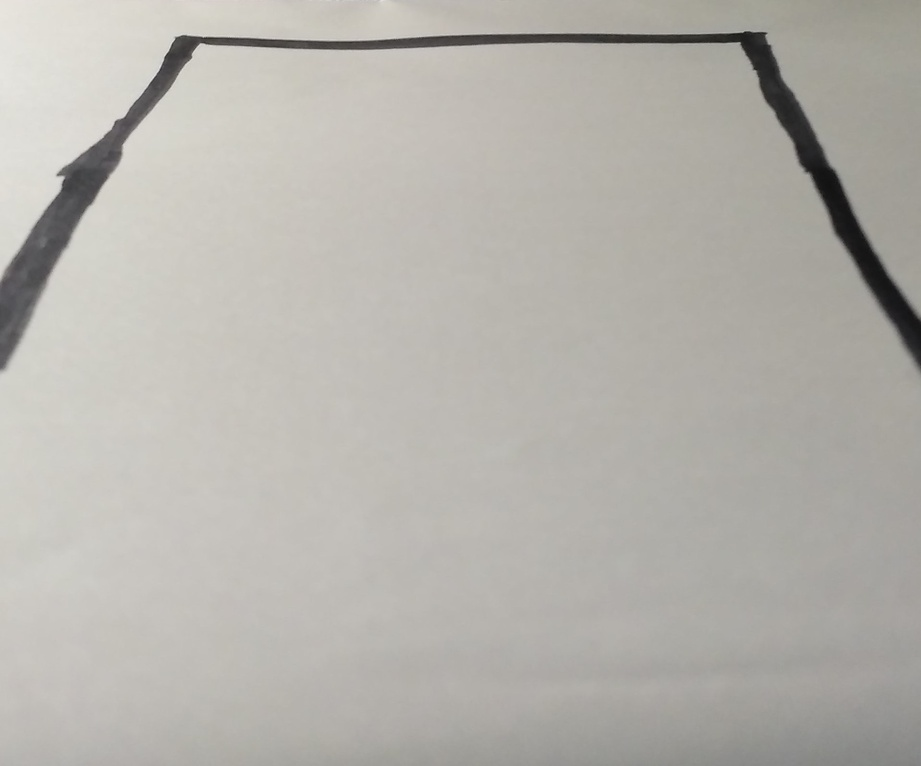
//> input picture stimulate.jpg, 921 x 766 px, shrunk from 1917 x 1593 before the run
$ ./opencvTest   (built with g++ and OpenCV 4)
//> lines starting //> are read from the running program, lines starting //| are printed output that depends on the picture
//-----------------------------------【程序说明】----------------------------------------------
//		程序名称:：《【OpenCV入门教程之十二】OpenCV边缘检测：Canny算子,Sobel算子,Laplace算子,Scharr滤波器合辑合辑》 博文配套源码
//		开发所用IDE版本：Visual Studio 2010
//   	<span style="white-space:pre">	</span>开发所用OpenCV版本：	2.4.9
//		2014年5月11日 Create by 浅墨
//		浅墨的微博：@浅墨_毛星云 http://weibo.com/1723155442/profile?topnav=1&wvr=5&user=1
//		浅墨的知乎：http://www.zhihu.com/people/mao-xing-yun
//		浅墨的豆瓣：http://www.douban.com/people/53426472/
//----------------------------------------------------------------------------------------------


//-----------------------------------【头文件包含部分】---------------------------------------
//		描述：包含程序所依赖的头文件
//----------------------------------------------------------------------------------------------
#include <opencv2/highgui/highgui.hpp>
#include <opencv2/imgproc/imgproc.hpp>

//-----------------------------------【命名空间声明部分】--------------------------------------
//		描述：包含程序所使用的命名空间
//-----------------------------------------------------------------------------------------------
using namespace cv;


//-----------------------------------【全局变量声明部分】--------------------------------------
//		描述：全局变量声明
//-----------------------------------------------------------------------------------------------
//原图，原图的灰度版，目标图
Mat g_srcImage, g_srcGrayImage,g_dstImage;

//Canny边缘检测相关变量
Mat g_cannyDetectedEdges;
int g_cannyLowThreshold=1;//TrackBar位置参数

//Sobel边缘检测相关变量
Mat g_sobelGradient_X, g_sobelGradient_Y;
Mat g_sobelAbsGradient_X, g_sobelAbsGradient_Y;
int g_sobelKernelSize=1;//TrackBar位置参数

//Scharr滤波器相关变量
Mat g_scharrGradient_X, g_scharrGradient_Y;
Mat g_scharrAbsGradient_X, g_scharrAbsGradient_Y;


//-----------------------------------【全局函数声明部分】--------------------------------------
//		描述：全局函数声明
//-----------------------------------------------------------------------------------------------
static void ShowHelpText( );
static void on_Canny(int, void*);//Canny边缘检测窗口滚动条的回调函数
static void on_Sobel(int, void*);//Sobel边缘检测窗口滚动条的回调函数
void Scharr( );//封装了Scharr边缘检测相关代码的函数


//-----------------------------------【main( )函数】--------------------------------------------
//		描述：控制台应用程序的入口函数，我们的程序从这里开始
//-----------------------------------------------------------------------------------------------
int main( int argc, char** argv )
{
    //改变console字体颜色
    system("color 2F");

    //显示欢迎语
    ShowHelpText();

    //载入原图
    g_srcImage = imread("stimulate.jpg");
//> g_srcImage is the input picture: 766 rows x 921 cols, CV_8UC3; mean B, G, R 172.7, 178.6, 181.1
    if( !g_srcImage.data ) { printf("Oh，no，读取srcImage错误~！ \n"); return false; }

    //显示原始图
    namedWindow("【原始图】");
    imshow("【原始图】", g_srcImage);

    // 创建与src同类型和大小的矩阵(dst)
    g_dstImage.create( g_srcImage.size(), g_srcImage.type() );

    // 将原图像转换为灰度图像
    cvtColor( g_srcImage, g_srcGrayImage, CV_BGR2GRAY );

    // 创建显示窗口
    namedWindow( "【效果图】Canny边缘检测", CV_WINDOW_AUTOSIZE );
    namedWindow( "【效果图】Sobel边缘检测", CV_WINDOW_AUTOSIZE );

    // 创建trackbar
    createTrackbar( "参数值：", "【效果图】Canny边缘检测", &g_cannyLowThreshold, 120, on_Canny );
    createTrackbar( "参数值：", "【效果图】Sobel边缘检测", &g_sobelKernelSize, 3, on_Sobel );

    // 调用回调函数
    on_Canny(0, 0);
    on_Sobel(0, 0);

    //调用封装了Scharr边缘检测代码的函数
    Scharr( );

    //轮询获取按键信息，若按下Q，程序退出
    while((char(waitKey(1)) != 'q')) {}

    return 0;
}


//-----------------------------------【ShowHelpText( )函数】----------------------------------
//		描述：输出一些帮助信息
//----------------------------------------------------------------------------------------------
static void ShowHelpText()
{
    //输出一些帮助信息
    printf( "\n\n\t嗯。运行成功，请调整滚动条观察图像效果~\n\n"
                    "\t按下“q”键时，程序退出~!\n"
                    "\n\n\t\t\t\t by浅墨"	);
}


//-----------------------------------【on_Canny( )函数】----------------------------------
//		描述：Canny边缘检测窗口滚动条的回调函数
//-----------------------------------------------------------------------------------------------
void on_Canny(int, void*)
{
    // 先使用 3x3内核来降噪
    blur( g_srcGrayImage, g_cannyDetectedEdges, Size(3,3) );

    // 运行我们的Canny算子
    Canny( g_cannyDetectedEdges, g_cannyDetectedEdges, g_cannyLowThreshold, g_cannyLowThreshold*3, 3 );
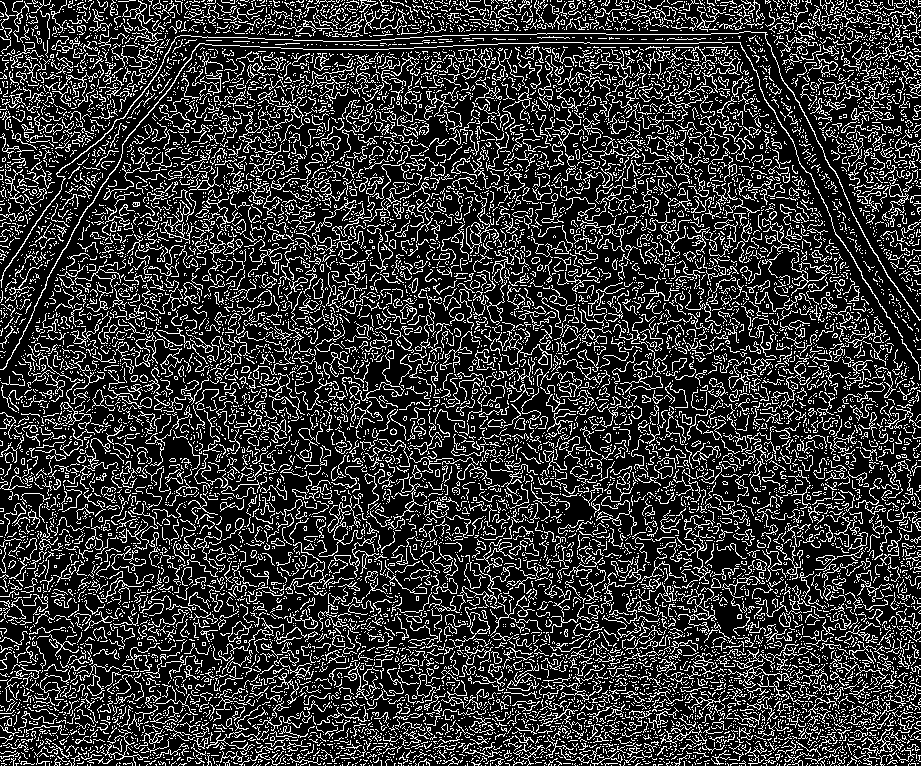
//> g_cannyDetectedEdges: 766 rows x 921 cols, CV_8UC1; 20.9% white in thin lines or dots

    //先将g_dstImage内的所有元素设置为0
    g_dstImage = Scalar::all(0);

    //使用Canny算子输出的边缘图g_cannyDetectedEdges作为掩码，来将原图g_srcImage拷到目标图g_dstImage中
    g_srcImage.copyTo( g_dstImage, g_cannyDetectedEdges);
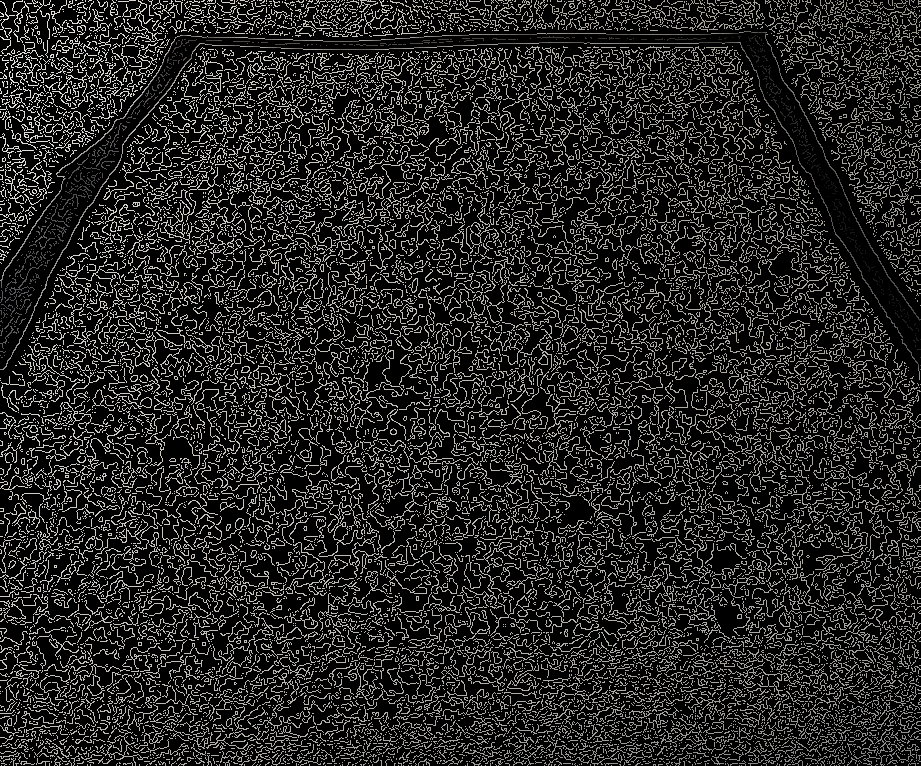
//> g_dstImage: 766 rows x 921 cols, CV_8UC3; mean B, G, R 36.2, 37.5, 38

    //显示效果图
    imshow( "【效果图】Canny边缘检测", g_dstImage );
}


//-----------------------------------【on_Sobel( )函数】----------------------------------
//		描述：Sobel边缘检测窗口滚动条的回调函数
//-----------------------------------------------------------------------------------------
void on_Sobel(int, void*)
{
    // 求 X方向梯度
    Sobel( g_srcImage, g_sobelGradient_X, CV_16S, 1, 0, (2*g_sobelKernelSize+1), 1, 1, BORDER_DEFAULT );
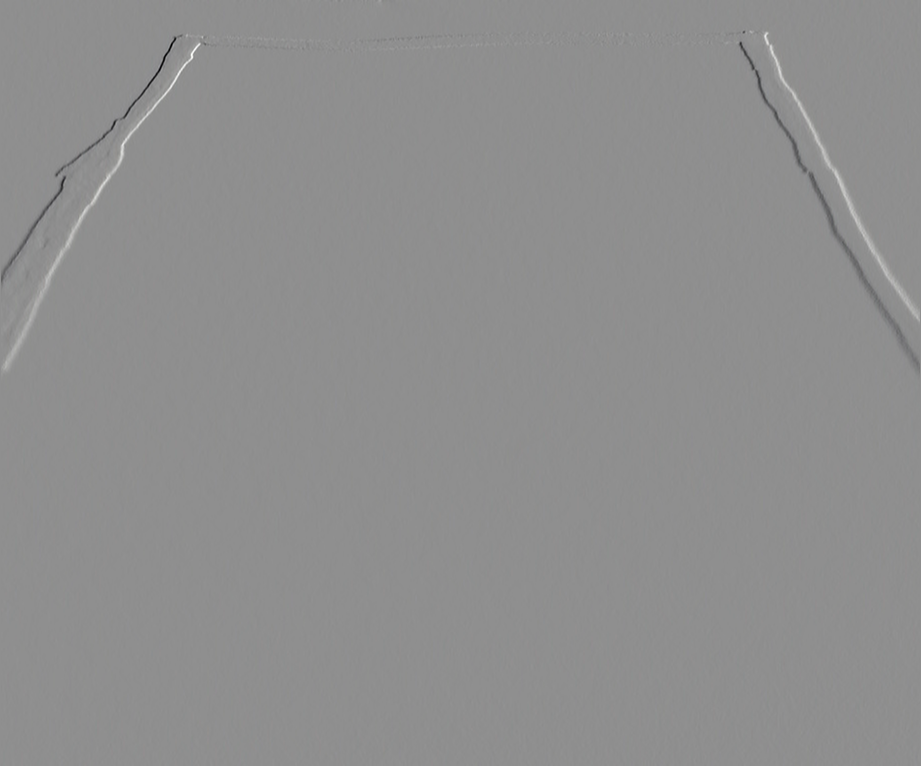
//> g_sobelGradient_X: 766 rows x 921 cols, CV_16SC3; mean B, G, R 0.6, 0.6, 0.6; drawn with min black and max white
    convertScaleAbs( g_sobelGradient_X, g_sobelAbsGradient_X );//计算绝对值，并将结果转换成8位
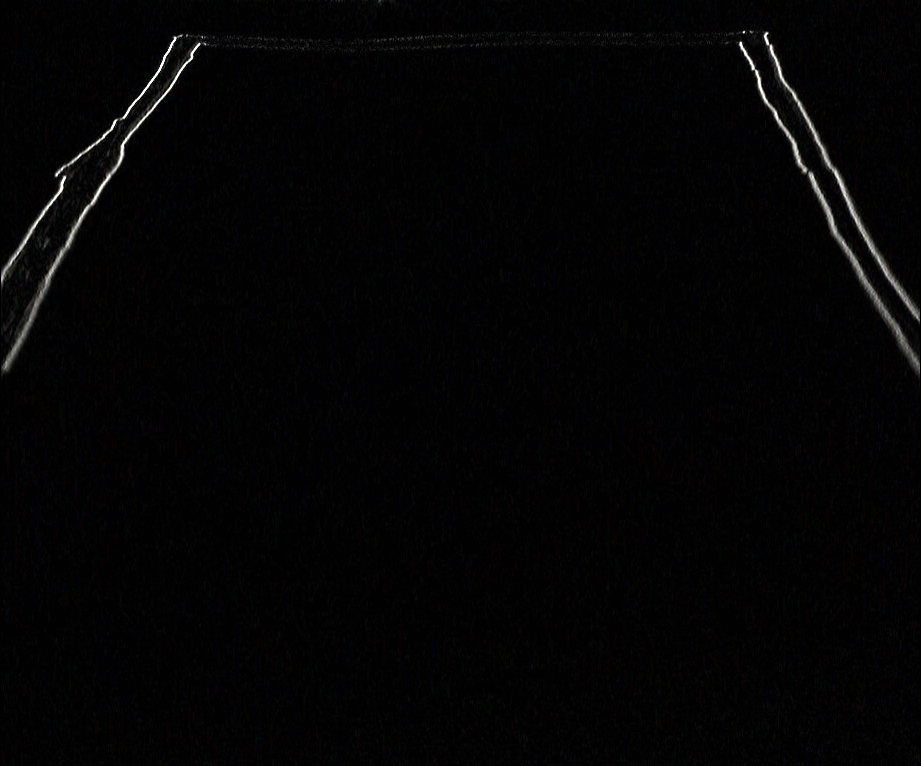
//> g_sobelAbsGradient_X: 766 rows x 921 cols, CV_8UC3; mean B, G, R 4, 3.9, 4

    // 求Y方向梯度
    Sobel( g_srcImage, g_sobelGradient_Y, CV_16S, 0, 1, (2*g_sobelKernelSize+1), 1, 1, BORDER_DEFAULT );
    convertScaleAbs( g_sobelGradient_Y, g_sobelAbsGradient_Y );//计算绝对值，并将结果转换成8位

    // 合并梯度
    addWeighted( g_sobelAbsGradient_X, 0.5, g_sobelAbsGradient_Y, 0.5, 0, g_dstImage );

    //显示效果图
    imshow("【效果图】Sobel边缘检测", g_dstImage);

}


//-----------------------------------【Scharr( )函数】----------------------------------
//		描述：封装了Scharr边缘检测相关代码的函数
//-----------------------------------------------------------------------------------------
void Scharr( )
{
    // 求 X方向梯度
    Scharr( g_srcImage, g_scharrGradient_X, CV_16S, 1, 0, 1, 0, BORDER_DEFAULT );
    convertScaleAbs( g_scharrGradient_X, g_scharrAbsGradient_X );//计算绝对值，并将结果转换成8位
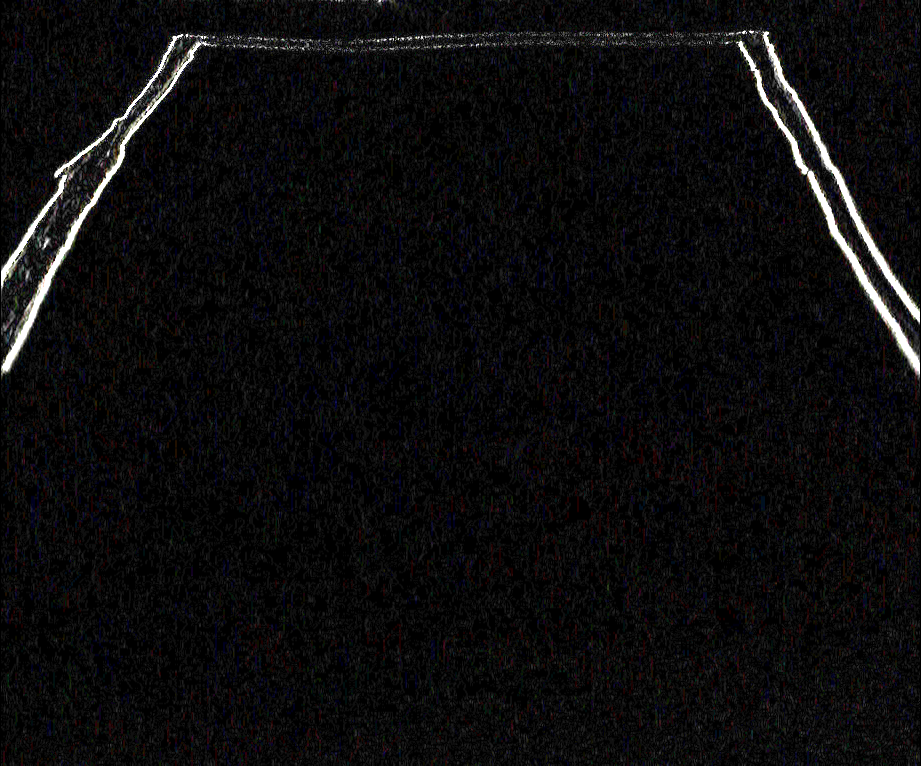
//> g_scharrAbsGradient_X: 766 rows x 921 cols, CV_8UC3; mean B, G, R 12.5, 11.8, 12.3

    // 求Y方向梯度
    Scharr( g_srcImage, g_scharrGradient_Y, CV_16S, 0, 1, 1, 0, BORDER_DEFAULT );
    convertScaleAbs( g_scharrGradient_Y, g_scharrAbsGradient_Y );//计算绝对值，并将结果转换成8位
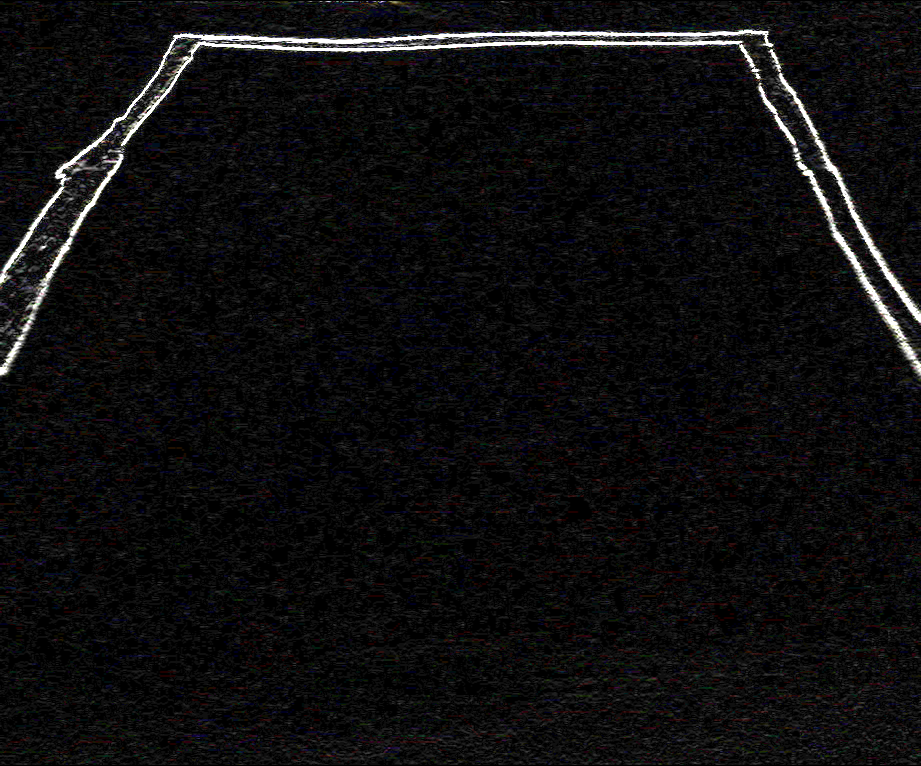
//> g_scharrAbsGradient_Y: 766 rows x 921 cols, CV_8UC3; mean B, G, R 14.3, 13.6, 14

    // 合并梯度
    addWeighted( g_scharrAbsGradient_X, 0.5, g_scharrAbsGradient_Y, 0.5, 0, g_dstImage );
//> the 'q' key is pressed

    //显示效果图
    imshow("【效果图】Scharr滤波器", g_dstImage);
}

$ run again, with race_road.png saved as stimulate.jpg
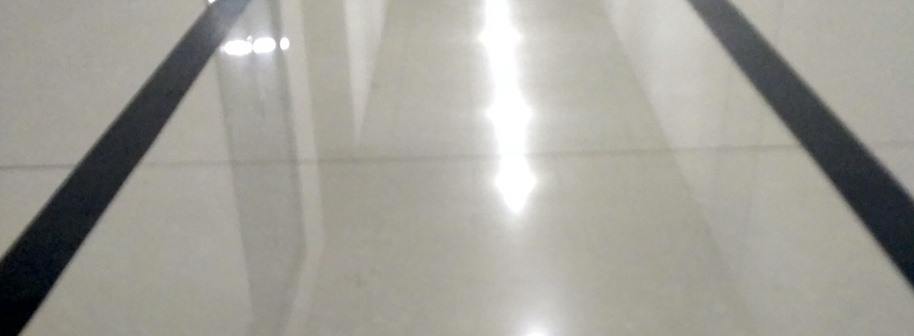
//> input picture race_road.png, 914 x 336 px
//> g_srcImage is the input picture: 336 rows x 914 cols, CV_8UC3; mean B, G, R 153.1, 160.3, 162.2
//> in on_Canny, `Canny( g_cannyDetectedEdges, g_cannyDetectedEdges, g_cannyLowThreshold..`:
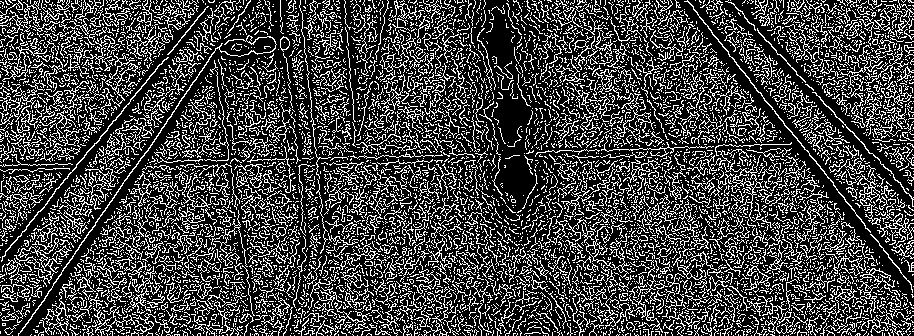
//> g_cannyDetectedEdges: 336 rows x 914 cols, CV_8UC1; 26% white in thin lines or dots
//> in Scharr, `addWeighted( g_scharrAbsGradient_X, 0.5, g_scharrAbsGradient_Y, 0.5, 0..`:
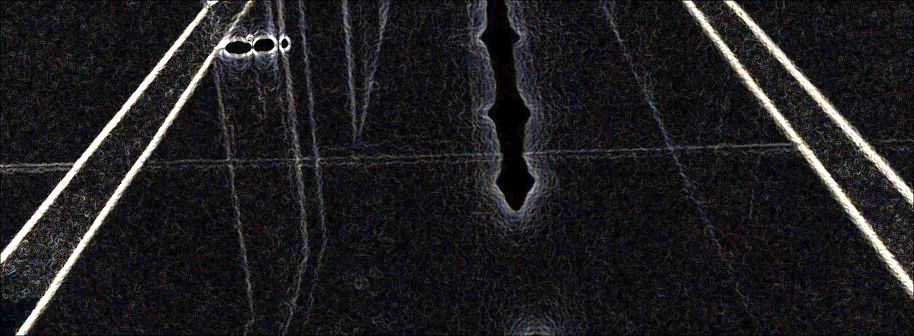
//> g_dstImage: 336 rows x 914 cols, CV_8UC3; mean B, G, R 32.2, 30.6, 31.1

$ run again, with race_road2.png saved as stimulate.jpg
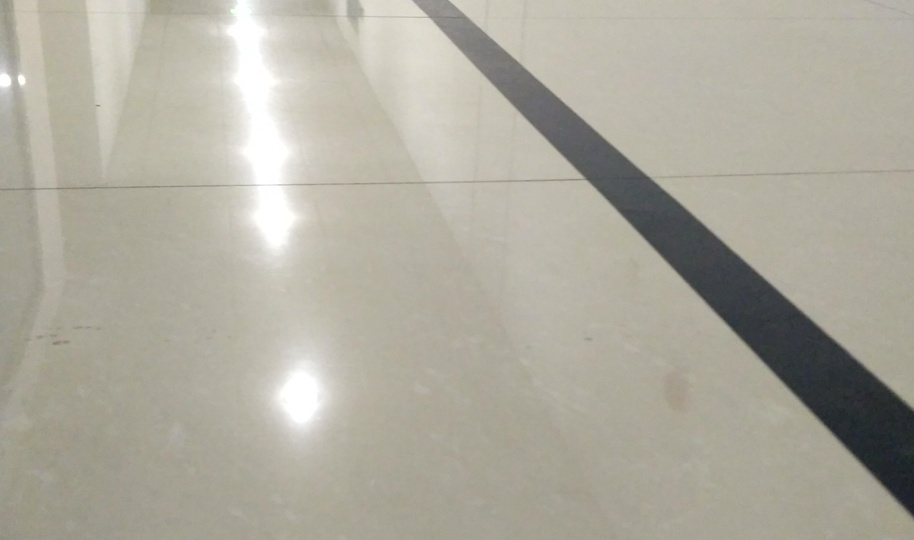
//> input picture race_road2.png, 914 x 540 px
//> g_srcImage is the input picture: 540 rows x 914 cols, CV_8UC3; mean B, G, R 158.6, 171.2, 174.3
//> in on_Canny, `Canny( g_cannyDetectedEdges, g_cannyDetectedEdges, g_cannyLowThreshold..`:
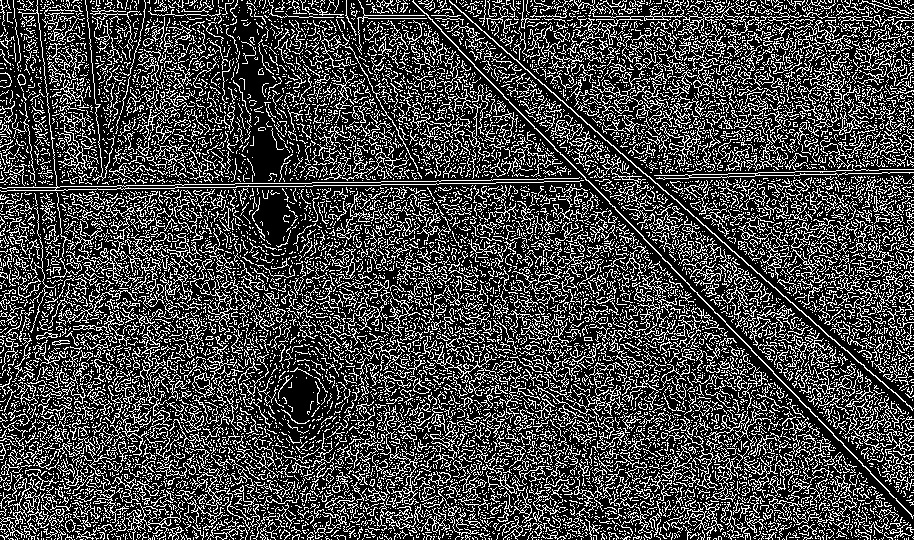
//> g_cannyDetectedEdges: 540 rows x 914 cols, CV_8UC1; 26.9% white in thin lines or dots
//> in Scharr, `addWeighted( g_scharrAbsGradient_X, 0.5, g_scharrAbsGradient_Y, 0.5, 0..`:
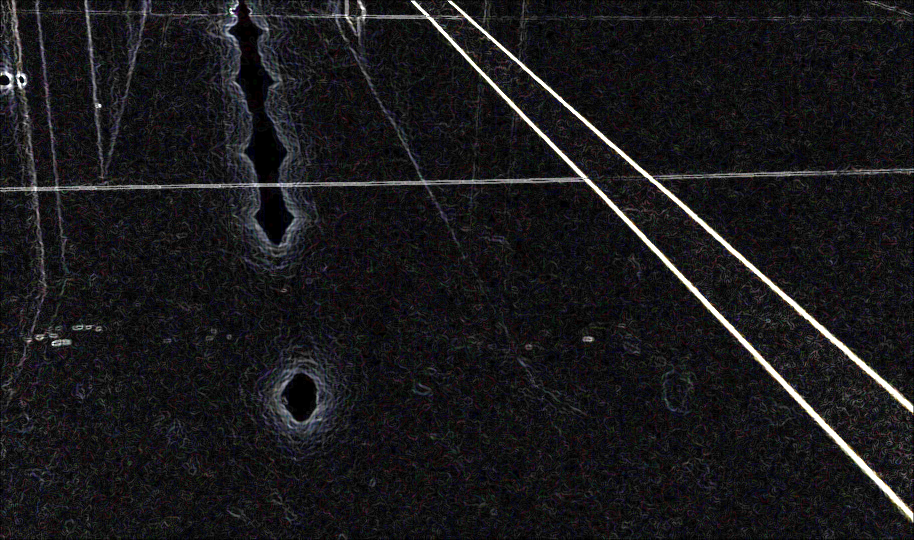
//> g_dstImage: 540 rows x 914 cols, CV_8UC3; mean B, G, R 26.7, 24.5, 25.1
